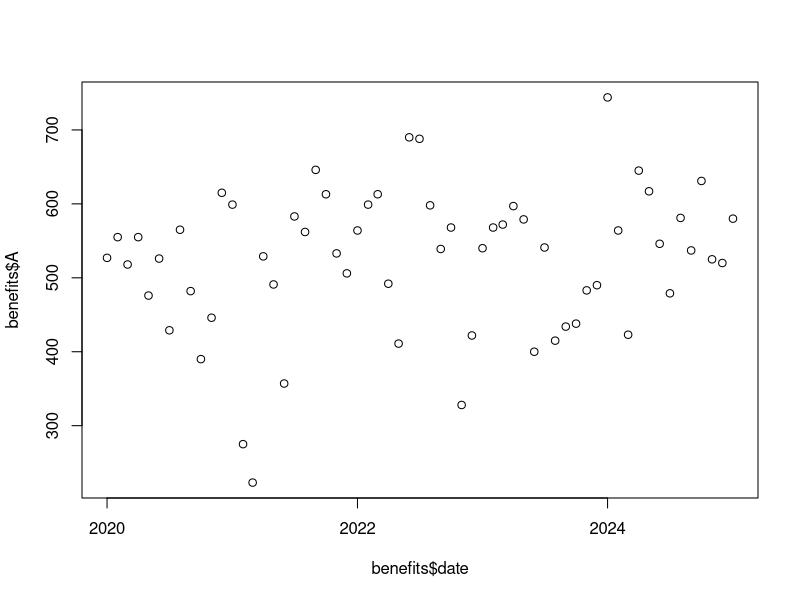
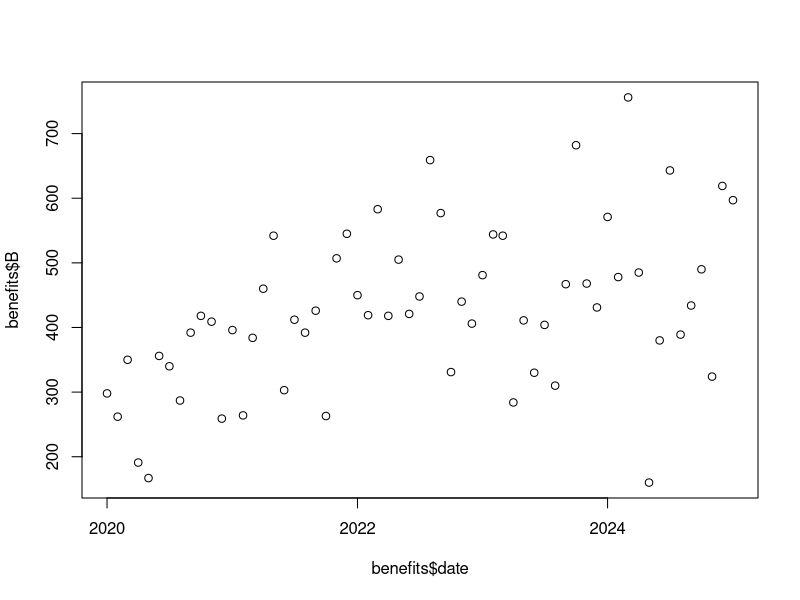
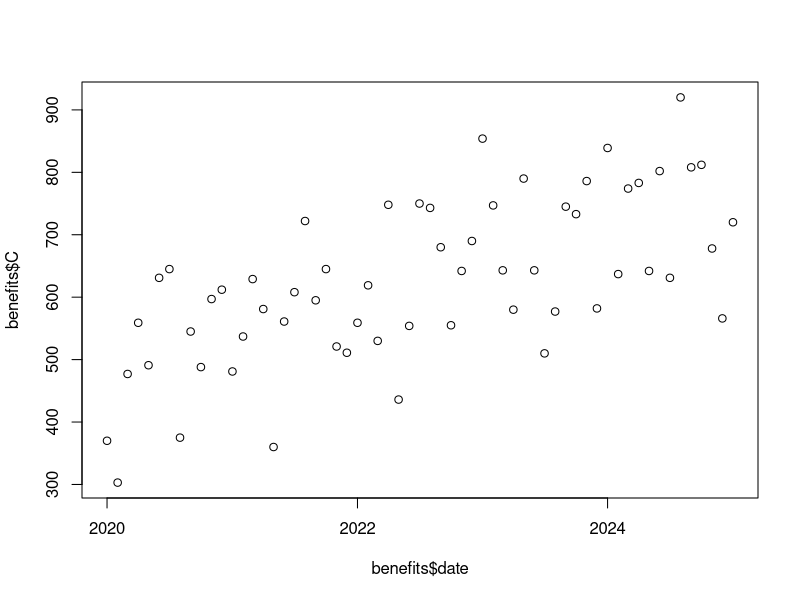
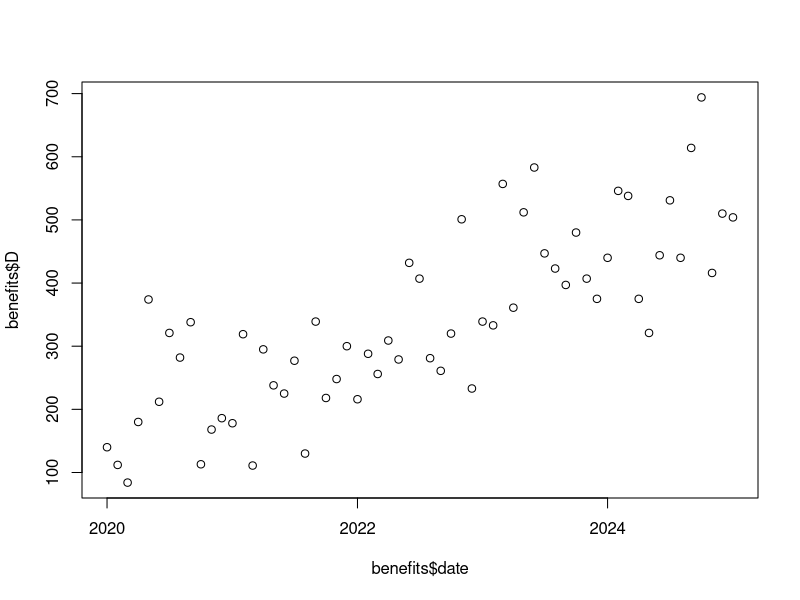
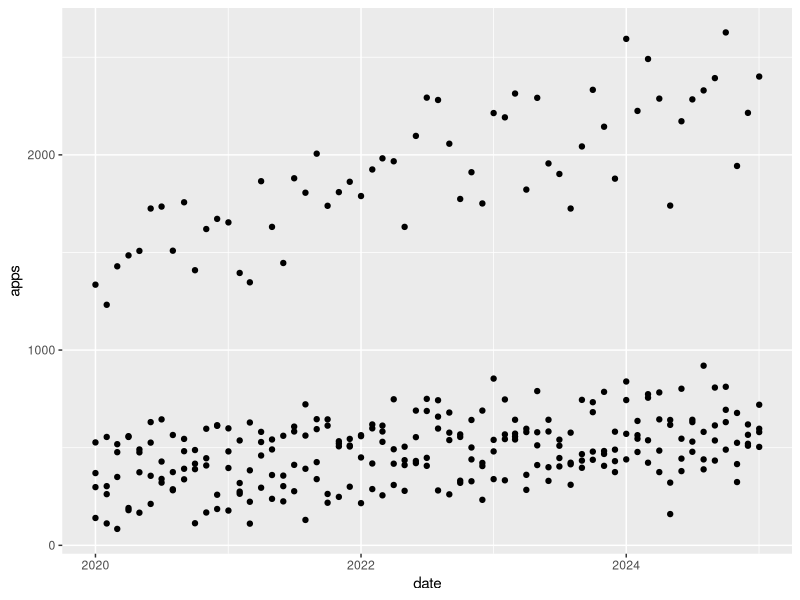
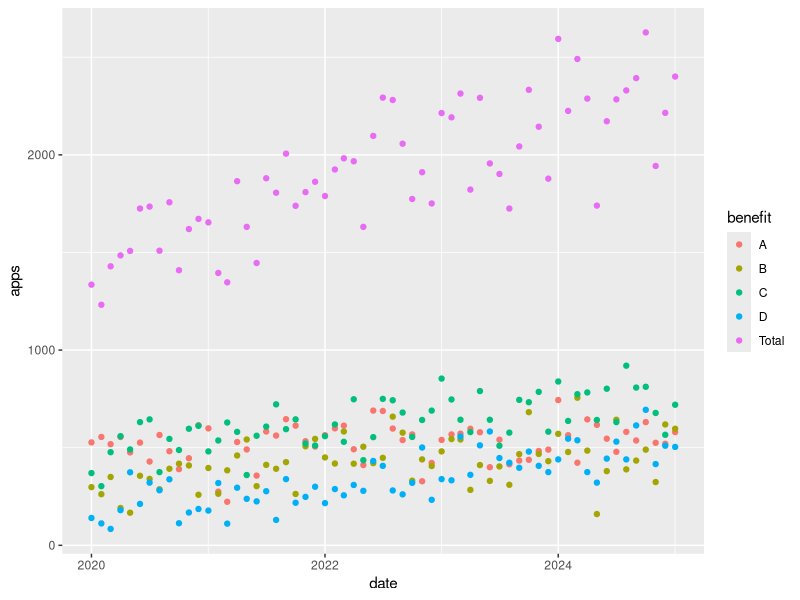
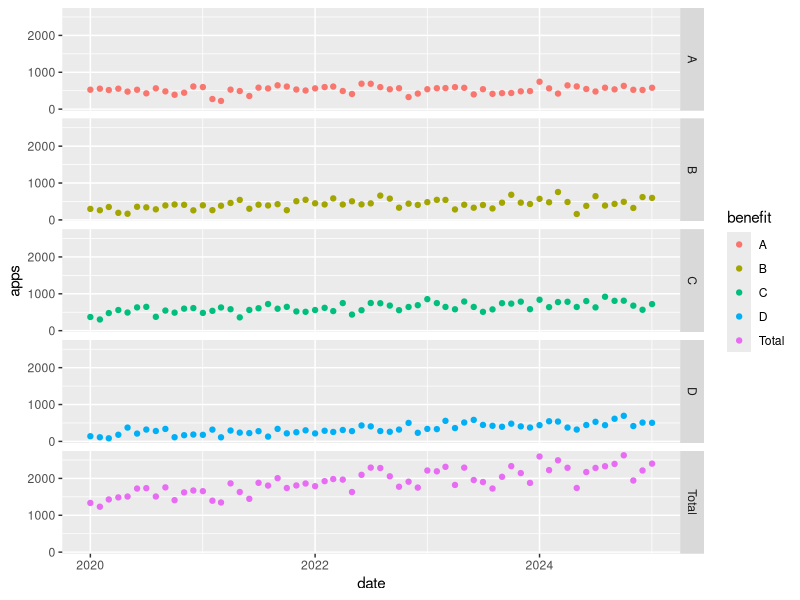
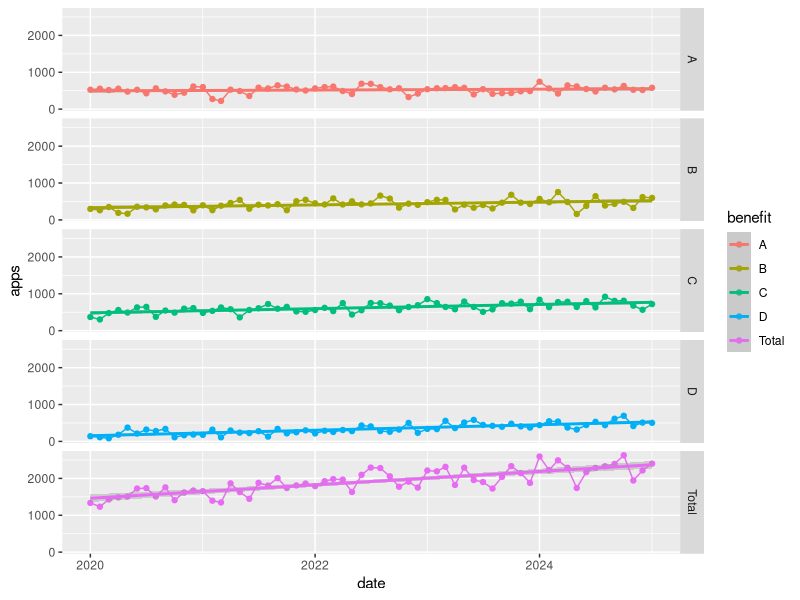

Recreate these plots in R, in order.
## ---- chunk 1
knitr::opts_chunk$set(echo = TRUE, eval = TRUE, warning = FALSE, message = FALSE)
## ---- chunk 2

#Read in libraries
library(tidyverse)

## ---- chunk 3

benefits <- read_csv("./benefits.csv")

# view the first few lines of the tibble
head(benefits)

# view the entire tibble in a new tab
View(benefits)

## ---- chunk 4

str(benefits)


## ---- chunk 5

summary(benefits)

## ---- chunk 6

is.na(benefits)

## ---- chunk 7

sum(is.na(benefits))

## ---- chunk 8

plot(benefits$date, benefits$A)
plot(benefits$date, benefits$B)
plot(benefits$date, benefits$C)
plot(benefits$date, benefits$D)


## ---- chunk 9


benefit_long <- pivot_longer(benefits, 
                             cols = -date, 
                             names_to = "benefit", 
                             values_to = "apps")

# If your dataset contains many variables, you can also specify columns to pivot

benefit_long <- pivot_longer(benefits, 
                             cols = 2:5, 
                             names_to = "benefit", 
                             values_to = "apps")

head(benefit_long)

## ---- chunk 10

benefit_total <- benefit_long %>%
  group_by(date) %>%
  summarise(benefit = "Total",
            apps = sum(apps)) %>%
  ungroup()

head(benefit_total)

#Now append benefit_total to benefit_long

benefit_long <- bind_rows(benefit_long, benefit_total)

## ---- chunk 11
time_series_plot <- ggplot(data = benefit_long,
                           aes(x=date, y = apps)) +
            #Add the geometry
                             geom_point()
                            
#call the object to show the plot
time_series_plot


## ---- chunk 12
time_series_plot2 <-  ggplot(data = benefit_long,
                           aes(x=date,
                               y = apps,  
                               group = benefit, 
                               colour = benefit)) +
  geom_point()

time_series_plot2
  
## ---- chunk 13

time_series_plot3 <- time_series_plot2 + 
  facet_grid(rows = vars(benefit))
time_series_plot3

## ---- chunk 14

time_series_plot4 <- time_series_plot3 + 
  geom_line() +
  geom_smooth(method = "lm")  #Uses a linear model for fit and confidence interval

time_series_plot4

## ---- chunk 15

time_series_plot5 <- time_series_plot4 +
  xlab("Date") +
  ylab("Application number") +
  labs(colour = "Benefit") +
  theme_bw()

time_series_plot5

## ---- chunk 16
#Import
benefits <- read_csv("./benefits.csv")

#Wide to long
benefit_long <- pivot_longer(benefits, 
                             cols = !date, 
                             names_to = "benefit", 
                             values_to = "apps")
#Get total
benefit_total <- benefit_long %>%
  group_by(date) %>%
  summarise(apps = sum(apps), 
            benefit = "Total") %>%
  ungroup()

#Append benefit_total to benefit_long
benefit_long <- benefit_long %>%
  bind_rows(benefit_total)


#Plotting
time_series_plot <-  ggplot(data = benefit_long,
                           aes(x=date,
                               y = apps,  
                               group = benefit, 
                               colour = benefit)) +
  geom_point() + 
  facet_grid(rows = vars(benefit)) +
  geom_line() +
  geom_smooth(method = "lm") +  
  xlab("Date") +
  ylab("Application number") +
  labs(colour = "Benefit") +
  theme_bw()

time_series_plot

  





## ---- chunk 17
library(lubridate)

benefit_long <- benefit_long %>%
  mutate(year = year(date)) %>%
  mutate(year = as.factor(year))  #These two lines could be combined: mutate(year = as.factor(year(date)))


## ---- chunk 18

benefit_by_year <- benefit_long %>%
  filter(benefit != "Total") %>%
  group_by(year, benefit) %>%
  summarise(average_apps = mean(apps), 
            error_bar_min = average_apps - sd(apps), 
            error_bar_max = average_apps + sd(apps)
            )

head(benefit_by_year)


## ---- chunk 19

bar_graph_plot <- ggplot(data = benefit_by_year, 
                         aes(x = year,
                             y = average_apps, 
                             colour = benefit, 
                             group = benefit
                             )) 

dodge <- position_dodge(width=0.9)

bar_graph_plot <- bar_graph_plot+
  geom_col(aes(fill = benefit),
          position = dodge) +
  geom_errorbar(aes(ymin = error_bar_min, 
                    ymax = error_bar_max), 
                position = dodge,
                width = 1
                ) +
  xlab("") +
  ylab("Average yearly applications")

bar_graph_plot

